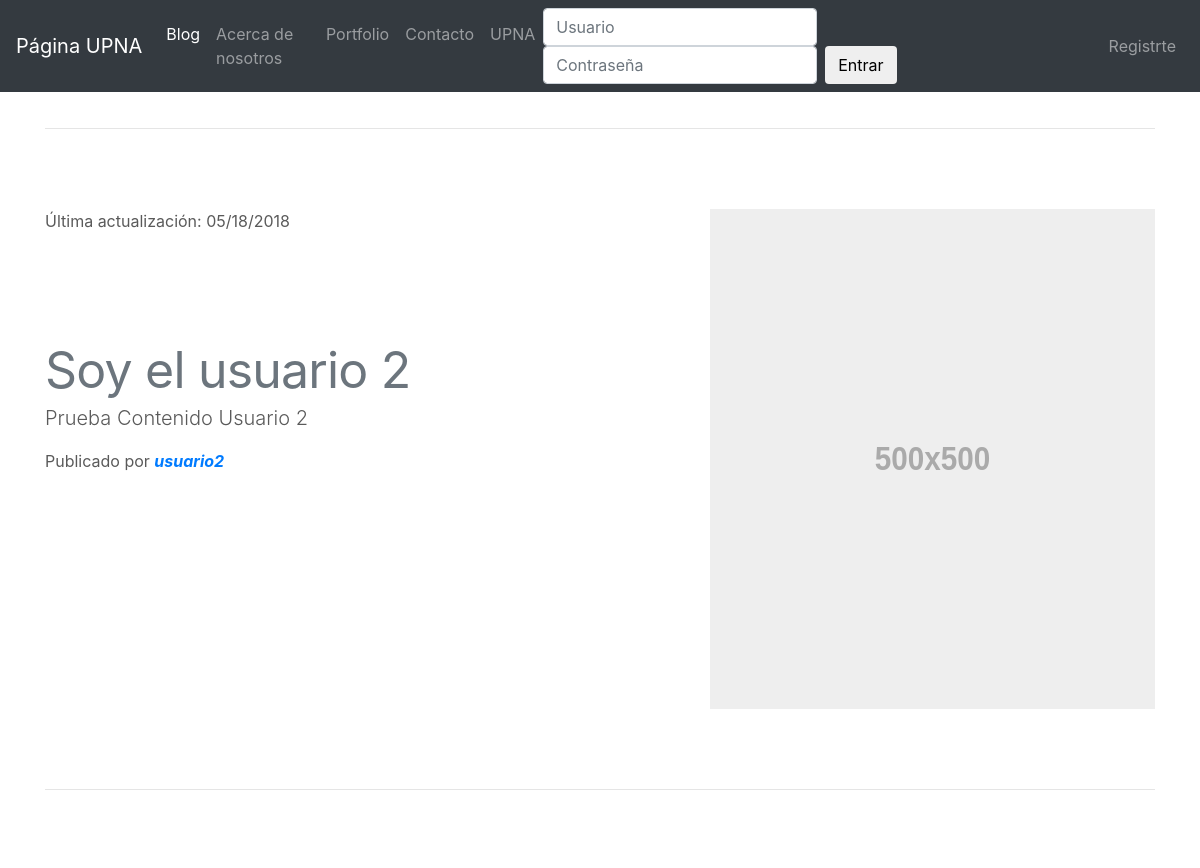
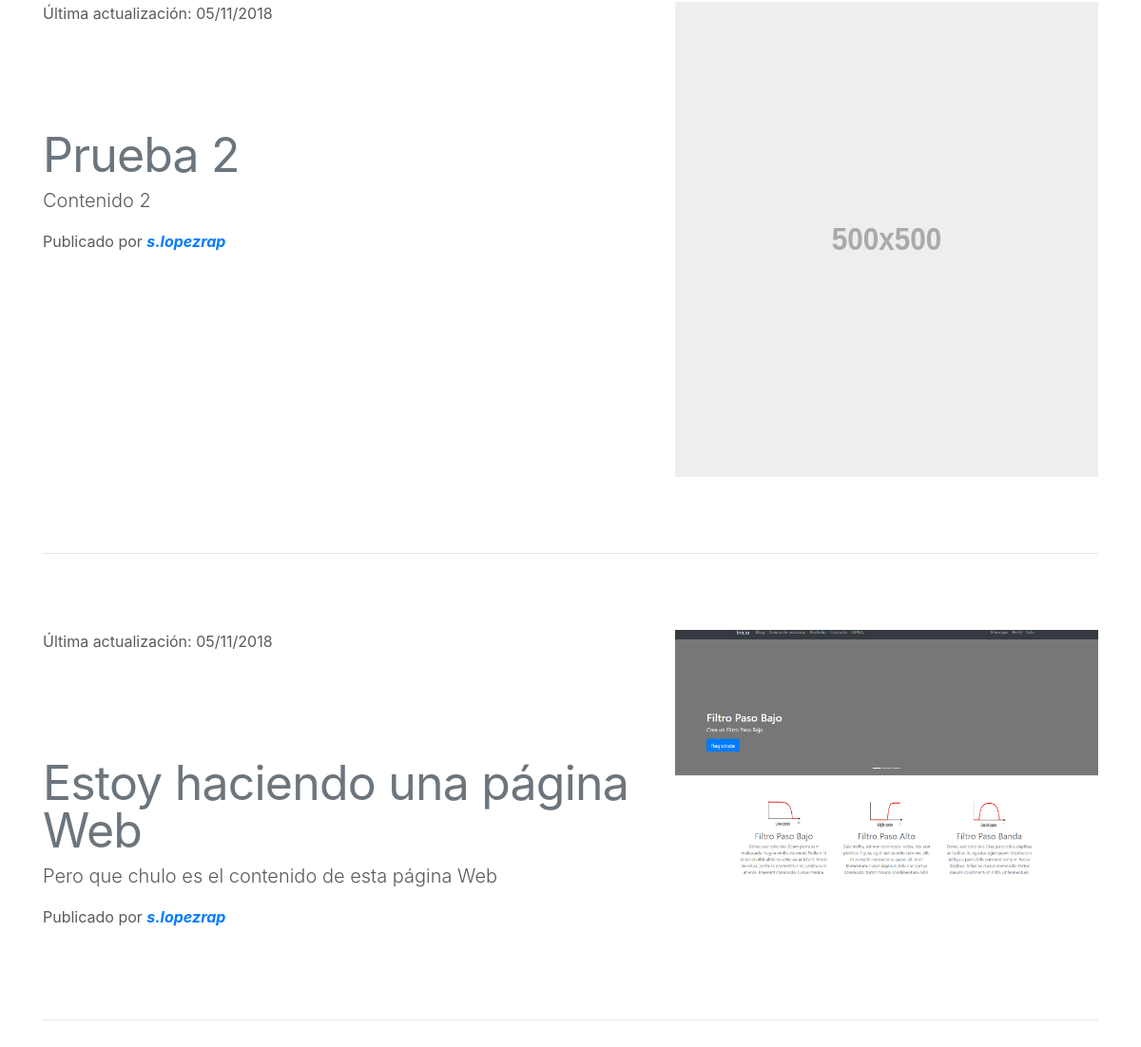
Screenshot of /blog/ with the database file from the repository (2 pictures, top to bottom).
### AppBlog/models.py (models this page shows, shortened)
class ModeloBlog(models.Model):
    title = models.CharField(max_length=200, verbose_name = "Titulo")
    content = RichTextField(verbose_name = "Contenido")
    image = models.ImageField(verbose_name="Imagen",upload_to="Blog",null=True,blank=True)
    author = models.ForeignKey(User, verbose_name = "Autor",on_delete=models.CASCADE)
    created = models.DateTimeField(auto_now=False,auto_now_add=True,verbose_name = "Fecha de creacion")
    updated = models.DateTimeField(auto_now=True,auto_now_add=False, verbose_name = "Fecha de creacion")
    class Meta:
        verbose_name = "Entrada"
        verbose_name_plural ="Entradas"
        ordering = ['-created']

### AppBlog/views.py (the view)
# urls.py: path('', views.VistaBlog, name='name-blog'),
def VistaBlog(request):
    if request.method == "GET":
        template = "AppBlog/Blog.html"
        nombre_pestania = "Blog"
        EntradasBlog = ModeloBlog.objects.all()
        contexto = {
            "clave_nombre_pestania" : nombre_pestania,
            'clave_entradasBlog_template':EntradasBlog,
            }
        return render(request, template , contexto)

### AppBlog/templates/AppBlog/Blog.html (shortened to what this page needs)
{% extends 'AppCore/Base.html' %}
{% load static %}
{% block contenido %}
	{% if clave_entradasBlog_template.count > 0 %}
	  {% for post in clave_entradasBlog_template %}
		<div class="container marketing">
			<hr class="featurette-divider">
			<div class="row featurette">
			  <div class="col-md-7">
			  	<span class="section-heading-upper">Última actualización: {{post.updated|date:"SHORT_DATE_FORMAT"}}</span>
			    <h2 class="featurette-heading"><span class="text-muted">{{post.title}}</span></h2>
			    <p class="lead">{{post.content|safe}}</p>
			    <span class="section-heading-under">
			    Publicado por
			    	<em>
				    	<b>
				    		<a href="{% url 'name-detalleEntrada' post.author.pk %}">{{ post.author }}</a>
				     	</b>
			       </em>
			    </span>
			    </div>
			   <div class="col-md-5">
			  	 {% if post.image %}
			  		<img class="featurette-image img-fluid mx-auto" src="{{post.image.url}}" alt="Generic placeholder image">
			  	 {% else %}
			   		<img class="featurette-image img-fluid mx-auto" data-src="holder.js/500x500/auto" alt="Generic placeholder image">
			     {% endif %}
			   </div>
		    </div>
		   {% if forloop.last %}
	   			<hr class="featurette-divider">
		  {% endif %}
		</div>
  	{% endfor %}
	{% endif %}
{% endblock %}

### AppCore/static/AppCore/css/carousel.css (style rules this page uses)
body { padding-top: 3rem; padding-bottom: 3rem; color: #5a5a5a; }
.marketing h2 { font-weight: 400; }
.featurette-divider { margin: 5rem 0; }
.featurette-heading { font-weight: 300; line-height: 1; letter-spacing: -.05rem; }
@media (min-width: 40em) { .featurette-heading { font-size: 50px; } }
@media (min-width: 62em) { .featurette-heading { margin-top: 7rem; } }

### rows the page displays
ModeloBlog: updated "05/18/2018", title "Soy el usuario 2", content "Prueba Contenido Usuario 2", author "usuario2"
ModeloBlog: updated "05/11/2018", title "Prueba 2", content "Contenido 2", author "s.lopezrap"
ModeloBlog: updated "05/11/2018", title "Estoy haciendo una página Web", content "Pero que chulo es el contenido de esta página Web", author "s.lopezrap", image (picture)
